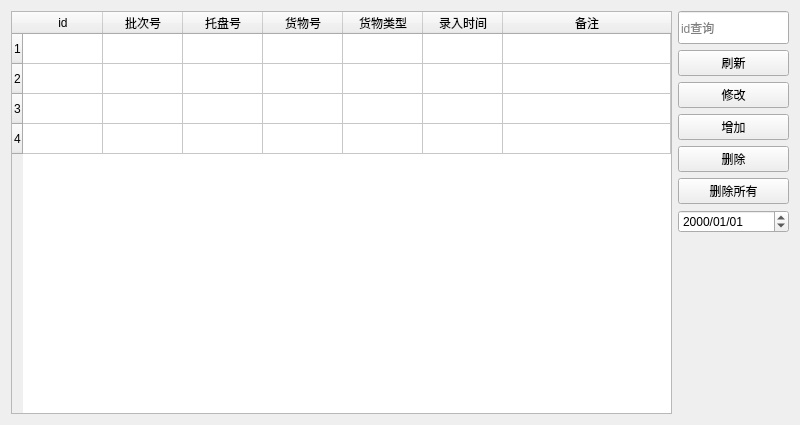
<?xml version="1.0" encoding="UTF-8"?>
<ui version="4.0">
 <class>MaintainData</class>
 <widget class="QWidget" name="MaintainData">
  <property name="geometry">
   <rect>
    <x>0</x>
    <y>0</y>
    <width>800</width>
    <height>425</height>
   </rect>
  </property>
  <property name="minimumSize">
   <size>
    <width>800</width>
    <height>0</height>
   </size>
  </property>
  <property name="windowTitle">
   <string>货物数据维护</string>
  </property>
  <layout class="QHBoxLayout" name="horizontalLayout">
   <item>
    <widget class="QTableWidget" name="tableWidget">
     <property name="editTriggers">
      <set>QAbstractItemView::NoEditTriggers</set>
     </property>
     <attribute name="horizontalHeaderDefaultSectionSize">
      <number>80</number>
     </attribute>
     <attribute name="horizontalHeaderStretchLastSection">
      <bool>true</bool>
     </attribute>
     <row>
      <property name="text">
       <string>1</string>
      </property>
     </row>
     <row>
      <property name="text">
       <string>2</string>
      </property>
     </row>
     <row>
      <property name="text">
       <string>3</string>
      </property>
     </row>
     <row>
      <property name="text">
       <string>4</string>
      </property>
     </row>
     <column>
      <property name="text">
       <string>id</string>
      </property>
     </column>
     <column>
      <property name="text">
       <string>批次号</string>
      </property>
     </column>
     <column>
      <property name="text">
       <string>托盘号</string>
      </property>
     </column>
     <column>
      <property name="text">
       <string>货物号</string>
      </property>
     </column>
     <column>
      <property name="text">
       <string>货物类型</string>
      </property>
     </column>
     <column>
      <property name="text">
       <string>录入时间</string>
      </property>
     </column>
     <column>
      <property name="text">
       <string>备注</string>
      </property>
     </column>
     <item row="0" column="1">
      <property name="text">
       <string/>
      </property>
     </item>
     <item row="0" column="2">
      <property name="text">
       <string/>
      </property>
     </item>
     <item row="0" column="4">
      <property name="text">
       <string/>
      </property>
     </item>
     <item row="0" column="5">
      <property name="text">
       <string/>
      </property>
     </item>
     <item row="0" column="6">
      <property name="text">
       <string/>
      </property>
     </item>
    </widget>
   </item>
   <item>
    <layout class="QVBoxLayout" name="verticalLayout">
     <item>
      <widget class="QLineEdit" name="findId">
       <property name="minimumSize">
        <size>
         <width>111</width>
         <height>33</height>
        </size>
       </property>
       <property name="maximumSize">
        <size>
         <width>111</width>
         <height>33</height>
        </size>
       </property>
       <property name="placeholderText">
        <string>id查询</string>
       </property>
      </widget>
     </item>
     <item>
      <widget class="QPushButton" name="data_refresh">
       <property name="text">
        <string>刷新</string>
       </property>
      </widget>
     </item>
     <item>
      <widget class="QPushButton" name="data_change">
       <property name="text">
        <string>修改</string>
       </property>
      </widget>
     </item>
     <item>
      <widget class="QPushButton" name="data_add">
       <property name="text">
        <string>增加</string>
       </property>
      </widget>
     </item>
     <item>
      <widget class="QPushButton" name="data_delete">
       <property name="text">
        <string>删除</string>
       </property>
      </widget>
     </item>
     <item>
      <widget class="QPushButton" name="data_deleteAll">
       <property name="text">
        <string>删除所有</string>
       </property>
      </widget>
     </item>
     <item>
      <widget class="QDateEdit" name="dateEdit">
       <property name="displayFormat">
        <string>yyyy/MM/dd</string>
       </property>
      </widget>
     </item>
     <item>
      <spacer name="verticalSpacer">
       <property name="orientation">
        <enum>Qt::Vertical</enum>
       </property>
       <property name="sizeHint" stdset="0">
        <size>
         <width>20</width>
         <height>40</height>
        </size>
       </property>
      </spacer>
     </item>
    </layout>
   </item>
  </layout>
 </widget>
 <resources/>
 <connections/>
</ui>
